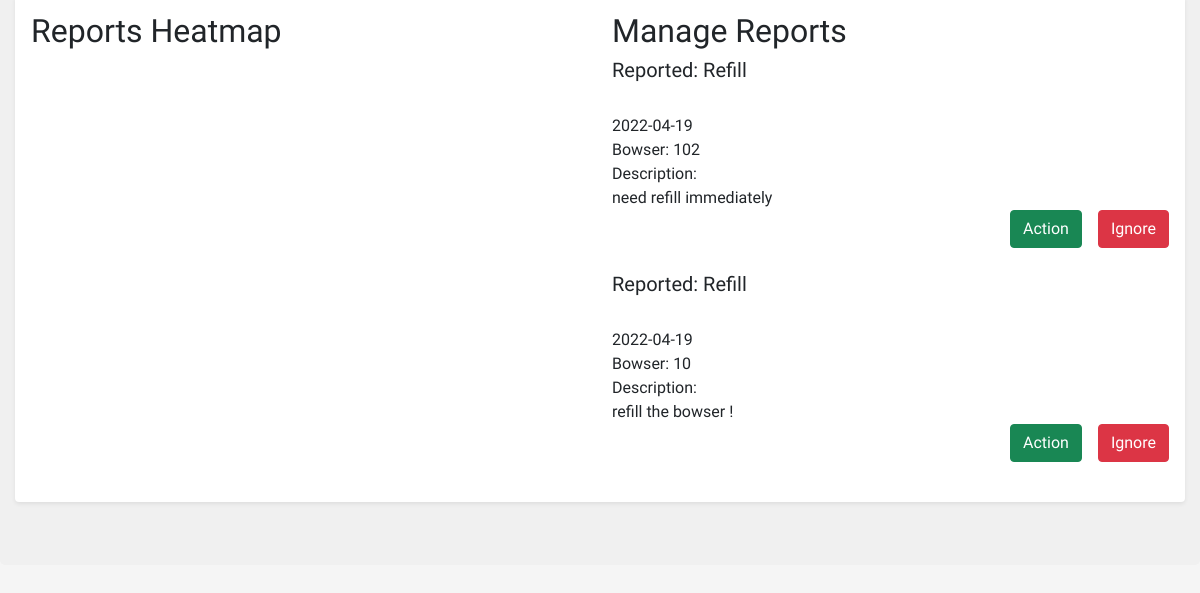
The app's page /operations/reports.php with its own data.
### tables this page shows
CREATE TABLE `tbl_reports` (
  `Report_ID` int(11) NOT NULL,
  `Report_Type` int(11) DEFAULT NULL,
  `Bowser_ID` int(11) DEFAULT NULL,
  `Description` longtext DEFAULT NULL,
  `User_ID` int(11) DEFAULT NULL,
  `Date` timestamp NOT NULL DEFAULT current_timestamp() ON UPDATE current_timestamp(),
  `Status` varchar(100) NOT NULL,
  `Lat` varchar(30) NOT NULL,
  `Lng` varchar(30) NOT NULL
);

### operations/reports.php (the view, shortened to what this page needs)
<!doctype html>
<html>
<head>
    <link rel="stylesheet" href="../global/global.css" type="text/css">
    <link rel="stylesheet" href="https://cdnjs.cloudflare.com/ajax/libs/font-awesome/4.7.0/css/font-awesome.min.css">
    <link rel="stylesheet" href="https://cdnjs.cloudflare.com/ajax/libs/jqueryui/1.12.1/jquery-ui.css" />
    <link href="https://cdn.jsdelivr.net/npm/bootstrap@5.1.1/dist/css/bootstrap.min.css" rel="stylesheet">
    <link rel="stylesheet" href="../global/global.css" type="text/css">
</head>
<body>
<div class="upperPage">
    <div class="shadow-sm p-3 mb-5 bg-body rounded">
        <div class="row">
            <div class="col">
                <div class="heatmap">
                    <h2>Reports Heatmap</h2>
                    <div id="map"></div>
                </div>
            </div>
            <div class="col">
                <div class="manageReports">
                    <h2>Manage Reports</h2>
                    <?php
                    $connection = OpenConnection();
                    $sql = "SELECT * FROM `tbl_reports` WHERE Status ='Pending'";
                    $result = mysqli_query($connection, $sql);
                    while($rows = mysqli_fetch_assoc($result)) {
                        $reportType = $rows['Report_Type'];
                        $bowserID = $rows['Bowser_ID'];
                        $description = $rows['Description'];
                        $date = $rows['Date'];
                        $date = substr($date, 0,-8);
                        switch($reportType){
                            case 1:
                                $reportString = "Refill";
                                break;
                        }
                        echo '<form method="post" action="actionReportsDAO.php" >';
                        ?>
                        <?php
                        echo "<h5>Reported: ".$reportString."</h5><br />";
                        echo $date;
                        echo "<br />Bowser: ".$bowserID;
                        echo "<br />Description: <br />".$description;
                        echo '    <br />
                       <div class="d-grid gap-2 d-md-flex justify-content-md-end">
                          <button class="btn btn-success me-md-2" type="submit" name="acceptButton" value="Accept">Action</button>
                          <button class="btn btn-danger" type="submit" name="denyButton" value="Deny">Ignore</button>
                        </div>
                ';
                        echo "</form>";
                        echo "<br />";
                    }
                    ?>
                </div>
            </div>
            </div>
        </div>
    </div>
            <br /><br />
</body>
</html>

### global/global.css (style rules this page uses)
body { font-family: "Comfortaa", cursive; margin: 0px; background-color: whitesmoke; }
.upperPage { background-color: rgb(240, 240, 240); border-radius: 5px; padding: 15px; margin-top: -35px; }
#map { height: 400px; }

### records on screen
tbl_reports: Report_Type "Refill", Date "2022-04-19", Bowser_ID "102", Description "need refill immediately"
tbl_reports: Report_Type "Refill", Date "2022-04-19", Bowser_ID "10", Description "refill the bowser !"
